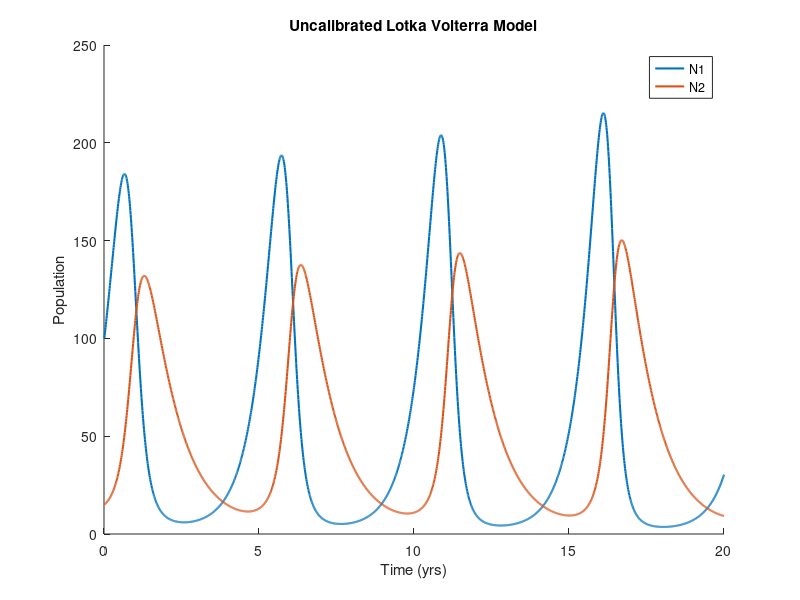

Recreate this plot in MATLAB. (Note: this script raises an error after producing the figure.)
%Andrew Sivaprakasam
%BME 695 | Numerical Methods
%Coding Assignment 3

%% Implement Euler's to solve Lotka Volterra Model:

%essentially derive an exact solution to the model based on previous
%iteration and hold that for the time dt. 

%helpful resource! https://services.math.duke.edu/education/ccp/materials/diffcalc/predprey/pred3.html

%obviously this estimate will be poor if dt is large!!

b_1 = 2; % prey birthrate
p_1 = 0.04; % prob that preys pop size will be reduced by predator
p_2 = 0.02; % prob that predator pop size will grow by prey
m_2 = 1.06; % mortality rate
N1_0 = 100; % prey pop size
N2_0 = 15;  % pred pop size

% Time parameters (years)
dt = 0.01;
tmin = 0; 
tmax = 20;

t = (tmin + dt):dt:tmax;

N1 = zeros(1,length(t));
N2 = zeros(1,length(t));

N1(1) = N1_0;
N2(1) = N2_0;

for i = 2:length(t)
    
    N1(i) = N1(i-1) + (b_1*N1(i-1)-p_1*N1(i-1)*(N2(i-1)))*dt;
    N2(i) = N2(i-1) + (p_2*N1(i-1)*(N2(i-1))-m_2*N2(i-1))*dt;

end

hold on 
plot(t,N1,'linewidth',1.5);
plot(t,N2,'linewidth',1.5);
title('Uncalibrated Lotka Volterra Model');
xlabel('Time (yrs)');
ylabel('Population');
legend('N1','N2');

%% Model Calibration:

%Simple calibration...since N1/N2 are fixed, vary p_1 and p_2 such that min
%square error is acheived.

params0 = [b_1,p_1,p_2,m_2];
obs_t = [17.2];
obs_N12 = [29.7;51.8];
inits = [N1_0,N2_0];

params = fminsearch(@(params)LVerr(obs_t, obs_N12, params, inits),params0);

%re-run Euler's with the matched parameters:
for i = 2:length(t)
    
    N1(i) = N1(i-1) + (params(1)*N1(i-1)-params(2)*N1(i-1)*(N2(i-1)))*dt;
    N2(i) = N2(i-1) + (params(3)*N1(i-1)*(N2(i-1))-params(4)*N2(i-1))*dt;

end

figure;
hold on 
h1 = plot(t,N1,'linewidth',1.5);
datatip(h1, obs_t,obs_N12(1));
h2 = plot(t,N2,'linewidth',1.5);
datatip(h2,obs_t,obs_N12(2));
legend('N1','N2');
title('Calibrated Lotka Volterra Model');
xlabel('Time (yrs)');
ylabel('Population');
hold off